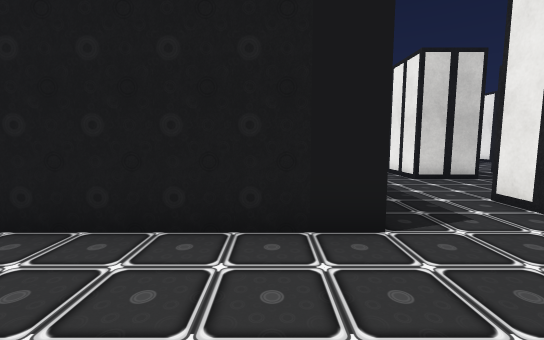
View 1 (above)

24 first-person views from a walk through a scene from a Unity 3-D project. The camera is 1.2 m above the floor, tilts 6° down and sees 90° across. Doors are open. The floor is counted in squares, 1 m on a side. Each view is taken from the middle of a square. On the plan, view 1 faces up. The plan holds only what a view shows up to about 13 squares ahead; the rest is blank. The place goes on beyond the plan. The player is left out. Some animated figures are not drawn. Some surface patterns are stand-ins.

View 2
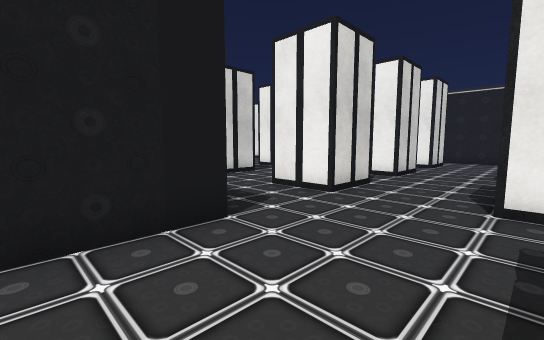

View 3
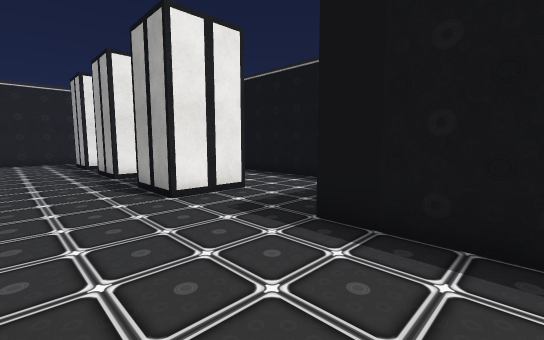

View 4
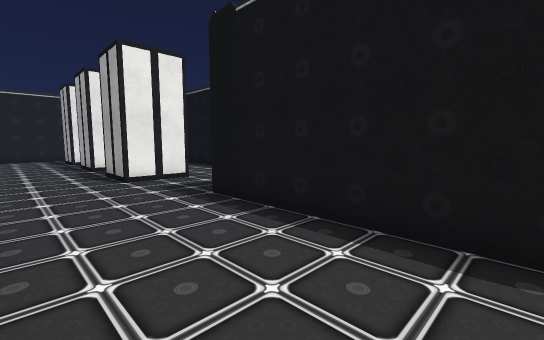

View 5
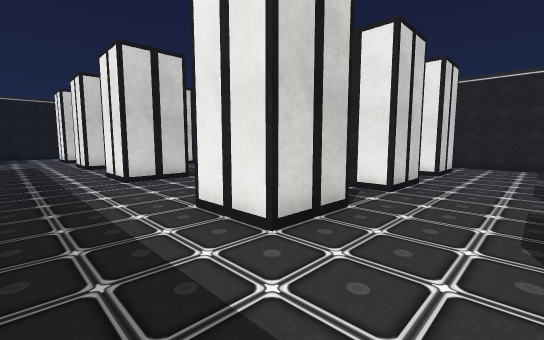

View 6
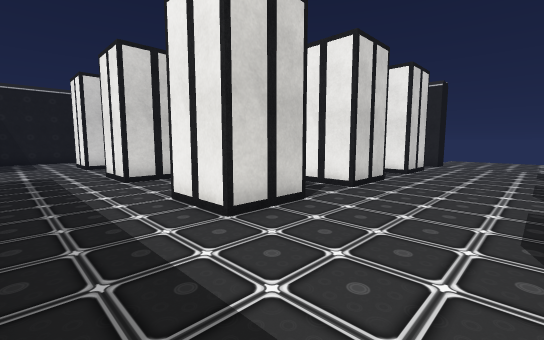

View 7
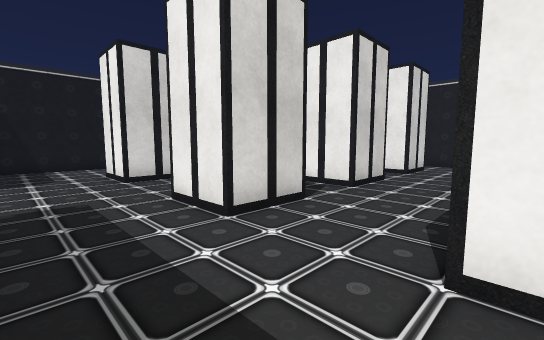

View 8
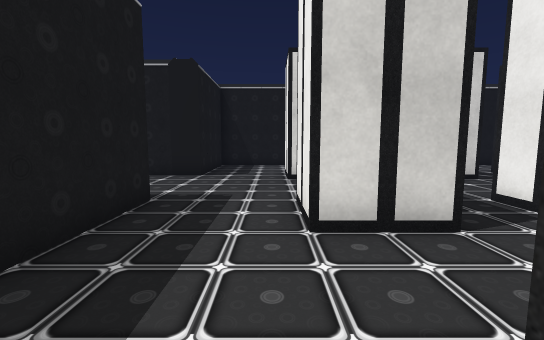

View 9
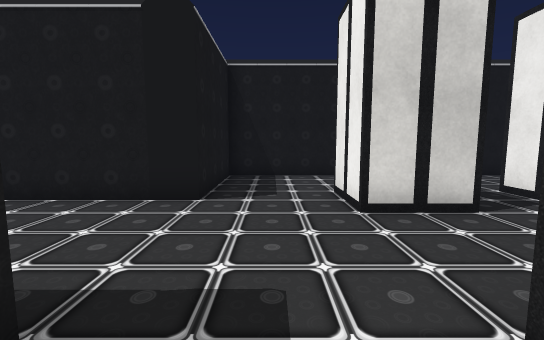

View 10
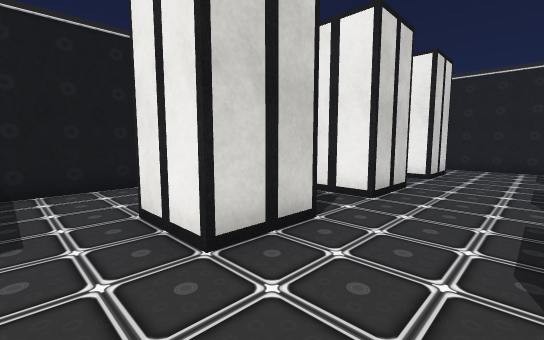

View 11
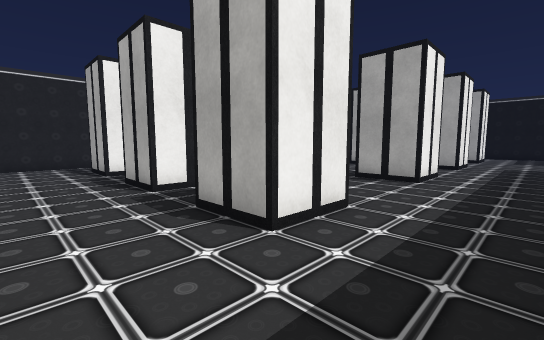

View 12
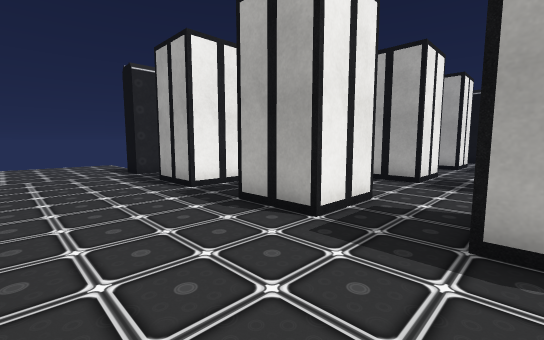

View 13
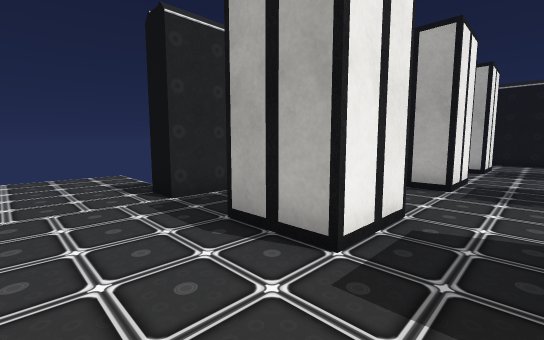

View 14
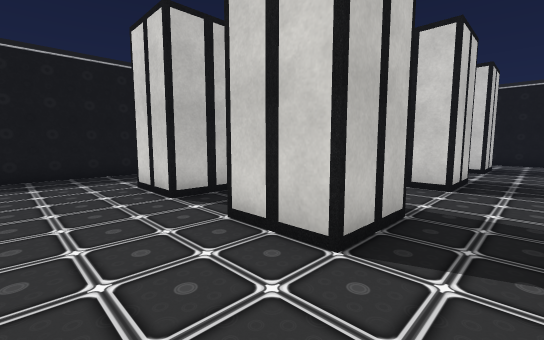

View 15
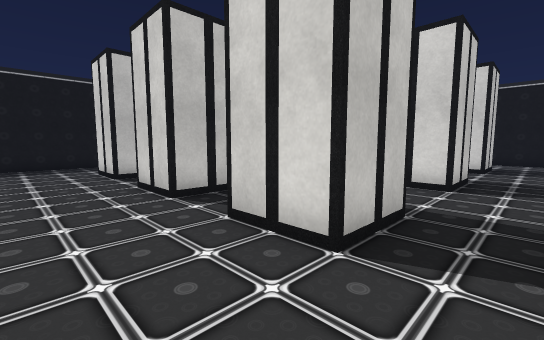

View 16
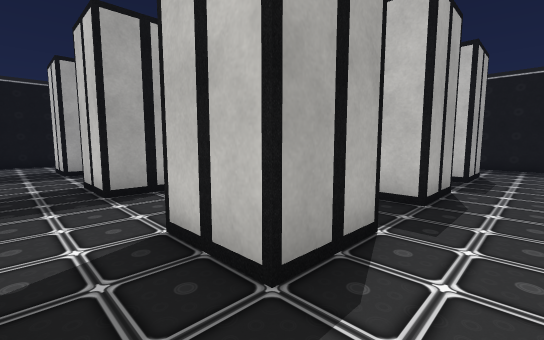

View 17
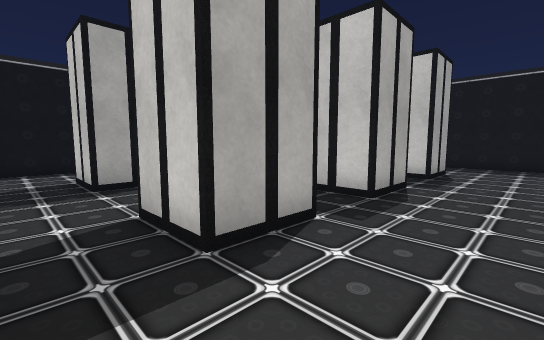

View 18
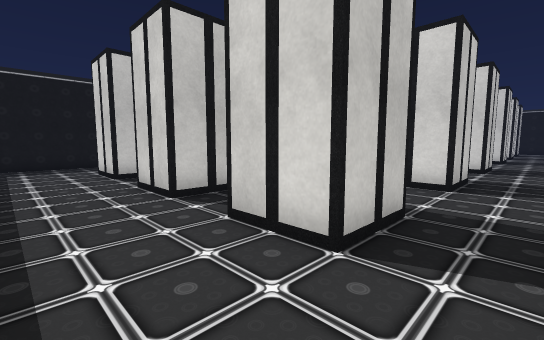

View 19
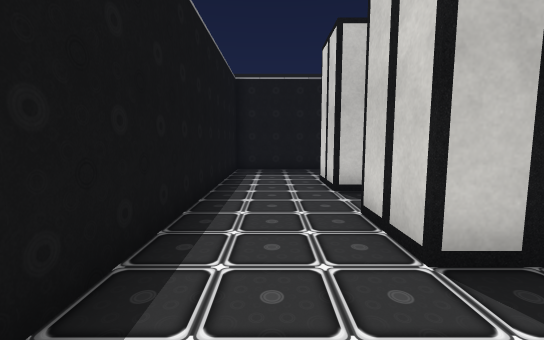

View 20
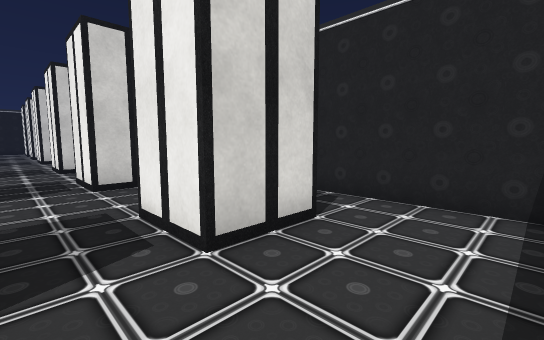

View 21
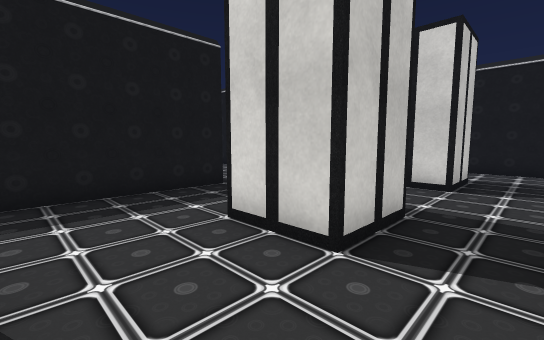

View 22
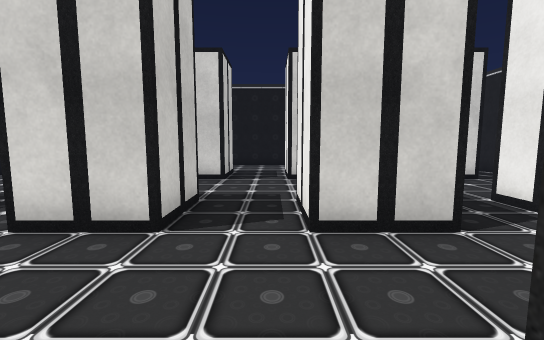

View 23
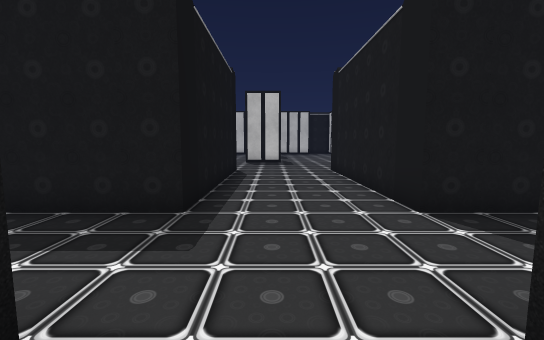

View 24
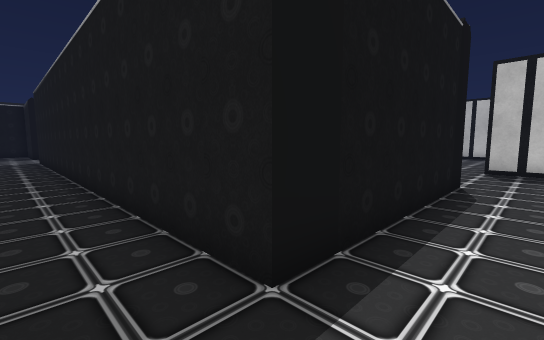

### Floor plan
Points are (right, up) in squares from view 1. A wall is a line through its corners. A room is listed if a view was taken in it or the views show most of it. See-through windows are left out.
Room 1 (views 1, 2, 3, 4)
walls: (-4.1, -0.5) (1.5, -0.5); (1.6, 3.5) (-3.6, 3.5)
ways out: open door at (1, 1.5) to room 2
Room 2 (views 5, 6, 7, 8, 9, 10, 11, 12, 13, 14, 15, 16, 17, 18, 19, 20, 21, 22, 23, 24)
walls: (16.5, 14.5) (16.5, 20.1); (16.5, 5.9) (16.5, 10.5); (1.5, 21.5) (1.5, 4.7); (16.5, 21.9) (16.5, 27.1); (16.5, 1.9) (16.5, 3); (1.5, -0.5) (1.5, -4.5) (12.1, -4.5); (8.1, 29.5) (1.5, 29.5) (1.5, 25.5); (12.1, 29.5) (10.4, 29.5); (16.1, 29.5) (14.9, 29.5); (14, -4.5) (16, -4.5); (16.5, -4.1) (16.5, 0)
ways out: open door at (1, 1.5) to room 1; open door at (1, 23.5); open door at (17, 12.5)
objects: server (5, -1); server (5, 0); server (5, 4); server (5, 5); server (5, 9); server (5, 10); server (5, 15); server (5, 16); server (5, 20); server (5, 21); server (5, 25); server (5, 26); server (6, -1); server (6, 0); server (6, 4); server (6, 5); server (6, 9); server (6, 10); server (6, 15); server (6, 16); server (6, 20); server (6, 21); server (6, 25); server (6, 26); server (9, -1); server (9, 0); server (9, 4); server (9, 5); server (9, 9); server (9, 10); server (9, 15); server (9, 16); server (9, 20); server (9, 21); server (9, 25); server (9, 26); server (10, -1); server (10, 0); server (10, 4); server (10, 5); server (10, 9); server (10, 10); server (10, 15); server (10, 16); server (10, 20); server (10, 21); server (10, 25); server (10, 26); server (13, -1); server (13, 0); server (13, 4); server (13, 5); server (13, 9); server (13, 10); server (13, 15); server (13, 16); server (13, 20); server (13, 21); server (13, 25); server (13, 26); server (14, -1); server (14, 0); server (14, 4); server (14, 5); server (14, 9); server (14, 10); server (14, 15); server (14, 16); server (14, 20); server (14, 21); server (14, 25); server (14, 26)

Where each view was taken, in squares from view 1:
view 1: 0 up, 0 right, facing up
view 2: 0 up, 1 left, facing up-right
view 3: 3 up, 1 left, facing down-right
view 4: 3 up, 4 left, facing down-right
view 5: 6 up, 2 right, facing up-right
view 6: 11 up, 2 right, facing up-right
view 7: 16 up, 2 right, facing up-right
view 8: 16 up, 4 right, facing up
view 9: 20 up, 3 right, facing up
view 10: 22 up, 3 right, facing up-right
view 11: 19 up, 2 right, facing down-right
view 12: 14 up, 6 right, facing down-right
view 13: 13 up, 11 right, facing down-right
view 14: 12 up, 12 right, facing up-left
view 15: 12 up, 16 right, facing up-left
view 16: 12 up, 16 right, facing down-left
view 17: 8 up, 16 right, facing down-left
view 18: 4 down, 16 right, facing up-left
view 19: 3 down, 13 right, facing left
view 20: 4 down, 11 right, facing up-right
view 21: 17 up, 8 right, facing up-left
view 22: 16 up, 8 right, facing up
view 23: 23 up, 6 right, facing left
view 24: 23 up, 3 right, facing down-left
